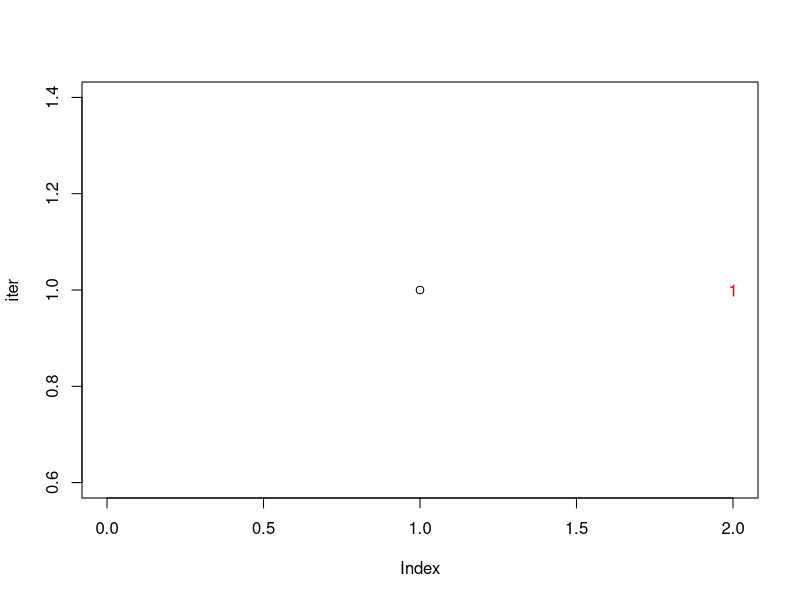
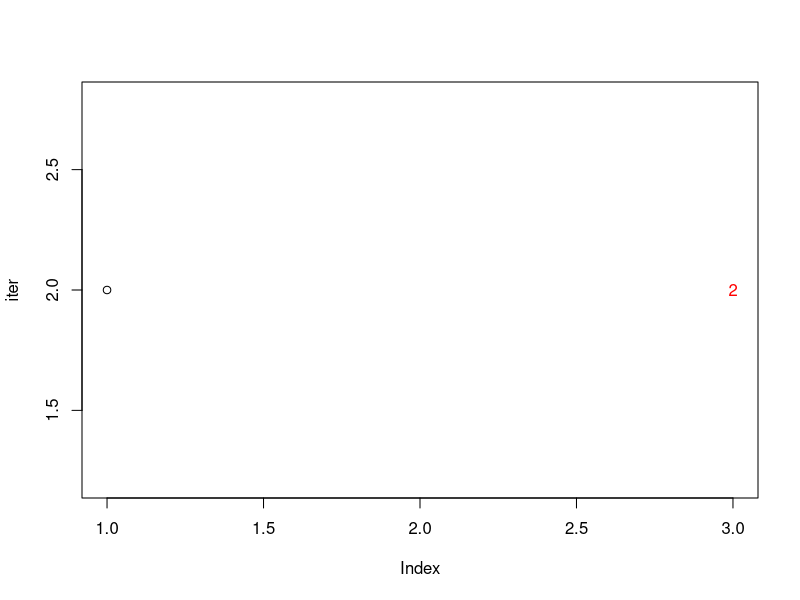
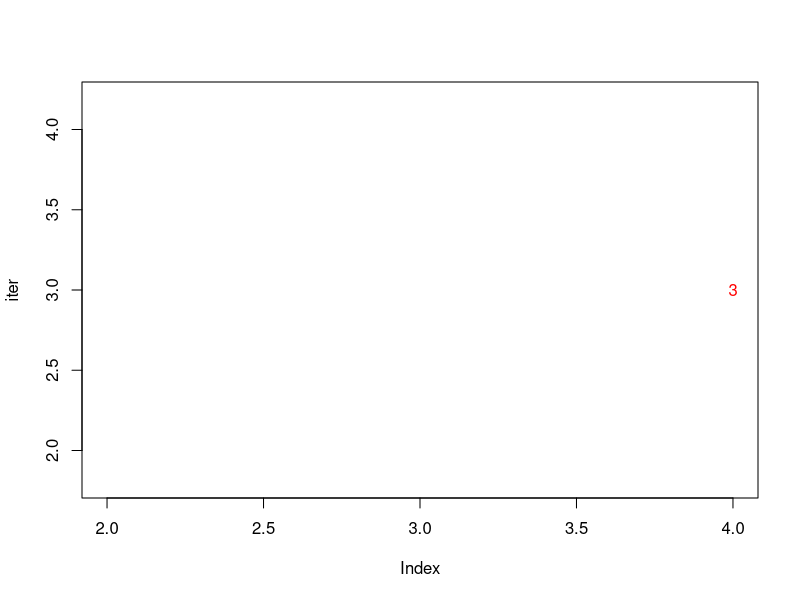
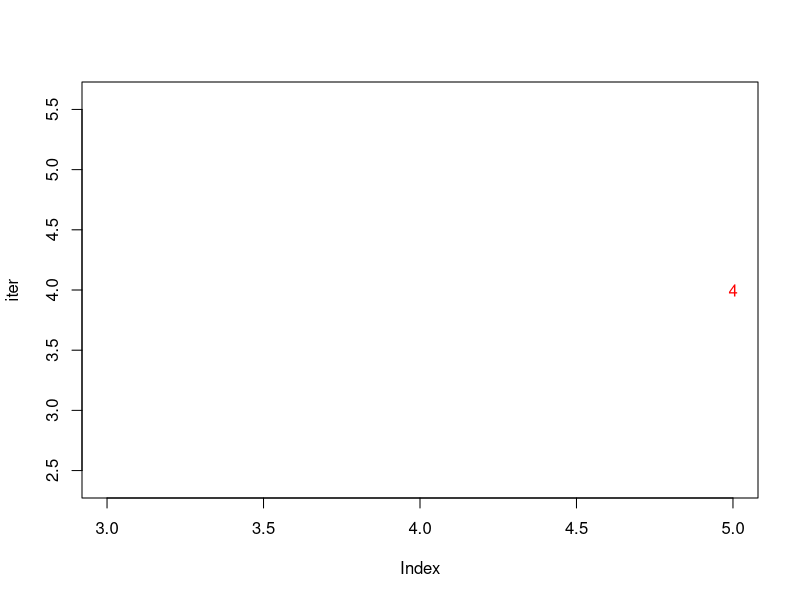
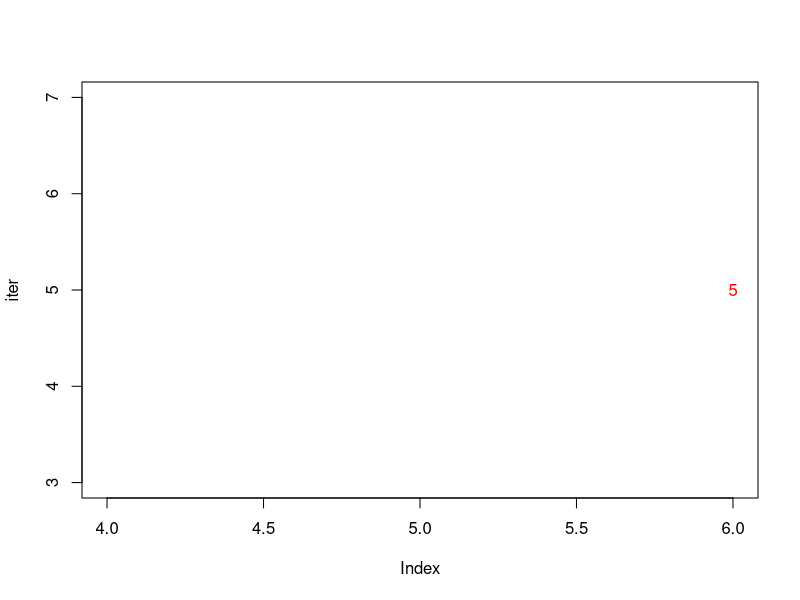
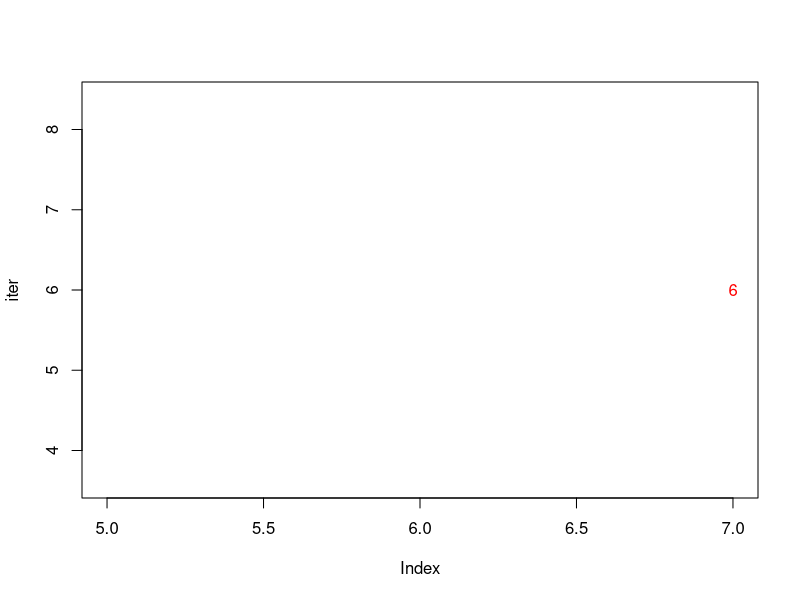
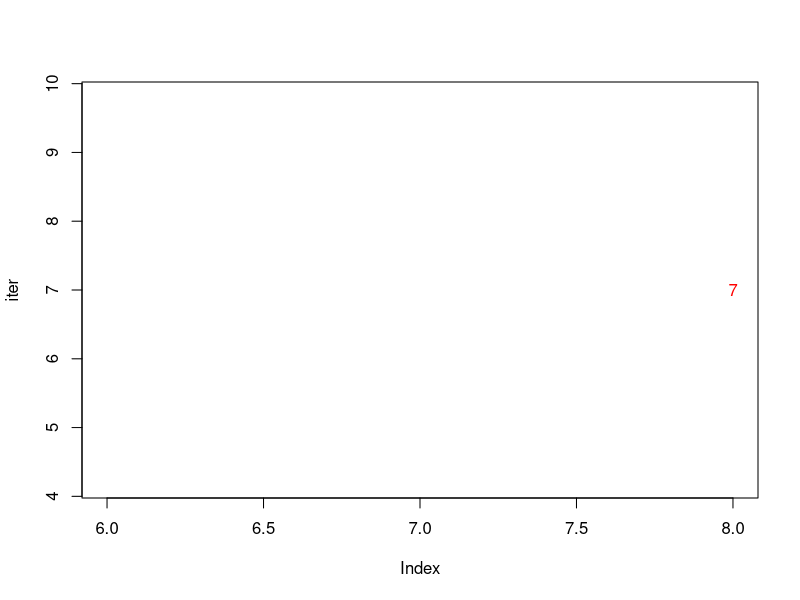
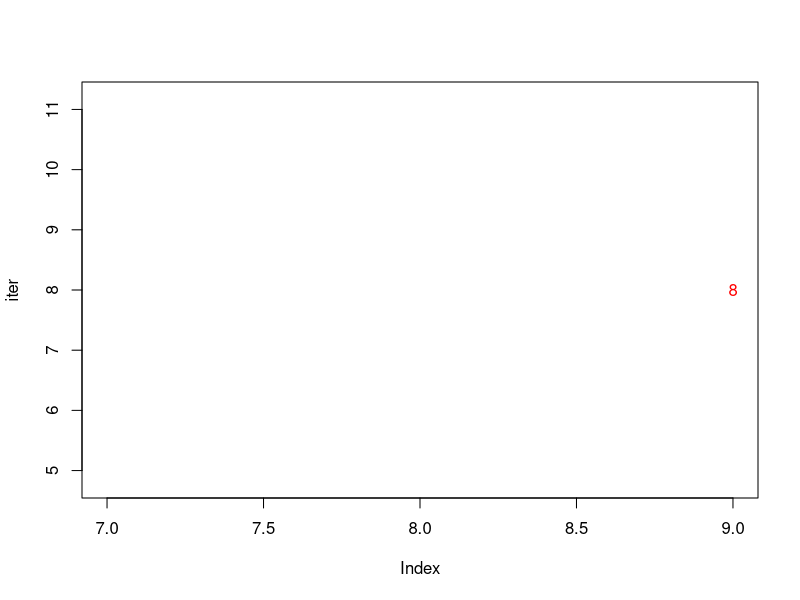

These charts were generated, in order, by the following R code: (Note: this script raises an error after producing the figures.)
# computation of the T-optimum design \nu = 1, presented in the table 5 in the standard case 
rm(list=ls())
#-----------------------------------------------------------------------------------------------------------------------
#                                                        starting values
#-----------------------------------------------------------------------------------------------------------------------
par(mfrow=c(1,1))

# the design space
x1=seq(0,30,length=225)
x2=seq(0,60,length=270)
grid=expand.grid(x1,x2)


#starting design
xstart1=c(0,30,0,30,15)
xstart2=c(0,0,60,60,30)
xstart=rbind(xstart1,xstart2)
n=ncol(xstart)


# starting weights
wstart=c(rep((1/n),n)) 


# initial parameter values
theta1=c(7.2976,4.3860,2.5821,1) #nu=1, competitive model is fixed

theta2.start=c(8.6957,8.0664,12.0566) #non competitive model is fitted
lambda=0   # lambda=0, non-comp fitted


#Maximum number of algorithm iterations
max.iter=200
efficiency <- numeric(max.iter)


THETA.HAT=matrix(0,max.iter,3)
num.max=numeric(max.iter)
#-----------------------------------------------------------------------------------------------------------------------
#                                                        THETA.HAT
#-----------------------------------------------------------------------------------------------------------------------
iter=0
delta.0=0
psi.0=1

while(iter< max.iter){
  iter=iter+1
  plot(iter,xlim=c(iter-1,iter+1))
  text(x=iter+1,y=iter,iter,col="red")
  
  #first step optimization (minimization with respect to parameters of the fitted model)
  Tp.theta=function(par){
    theta21=par[1]
    theta22=par[2]
    theta23=par[3]
    
    eta1=(theta1[1]*xstart[1,])/ ((theta1[2]*(1+(xstart[2,]/theta1[3]))) + xstart[1,]*(1+(((1-theta1[4])*xstart[2,])/theta1[3]))) #10
    eta2=(theta21*xstart[1,])/ ((theta22*(1+(xstart[2,]/theta23)))+xstart[1,]*(1+(((1-lambda)*xstart[2,])/theta23))) #11
    eta3=wstart*(eta1-eta2)^2
    
    log(sum(eta3))
  }
  
  
  theta2.hat=optim(par=theta2.start,Tp.theta,lower=c(0.001,0.001,0.001),upper=c(Inf,Inf,Inf),method="L-BFGS-B")$par
  theta21.hat=theta2.hat[1]
  theta22.hat=theta2.hat[2]
  theta23.hat=theta2.hat[3]
  THETA.HAT[iter,]=theta2.hat
  
  theta2.start=theta2.hat
  
  #-----------------------------------------------------------------------------------------------------------------------
  #                                                        X.HAT
  #-----------------------------------------------------------------------------------------------------------------------
  #delta_1 in T-optimality definition (lack of fit sum of squares when the competitive model is fixed)
  DELTA=function(TETA1,TETA2){
    ETA1=(TETA1[1]*xstart[1,])/((TETA1[2]*(1+(xstart[2,]/TETA1[3])))+(xstart[1,]*(1+((xstart[2,]*(1-TETA1[4]))/TETA1[3])))) 
    ETA2=(TETA2[1]*xstart[1,])/((TETA2[2]*(1+(xstart[2,]/TETA2[3])))+xstart[1,]*(1+(((1-TETA2[4])*xstart[2,])/TETA2[3]))) 
    ETA3=sum(wstart*((ETA1-ETA2)^2))
    ETA3
  }
  DELTA1=DELTA(theta1,c(theta2.hat,lambda))
  #----------------------------------------------------
  
  #second step optimization (maximization with respect to design points)
  psi=function(xest11,xest22){
    xest1=xest11
    xest2=xest22
    eta11=(theta1[1]*xest1)/ ((theta1[2]*(1+(xest2/theta1[3]))) + xest1*(1+(((1-theta1[4])*xest2)/theta1[3])))
    eta22=(theta21.hat*xest1)/ ((theta22.hat*(1+(xest2/theta23.hat))) + xest1*(1+(((1-lambda)*xest2)/theta23.hat)))
    eta33=(eta11-eta22)^2
    eta33/DELTA1  
  }
  
  psi.vec=psi(grid[,1],grid[,2])
  num.max[iter]=which.max(psi.vec)
  x.hat=c(grid[num.max[iter],1],grid[num.max[iter],2])
  
  
  xstart=cbind(xstart,x.hat)
  alpha=1/(iter+1)
  wstart=c(((1-alpha)*wstart),alpha)
  design=rbind(xstart,wstart)
  n=ncol(xstart)
  
  
  delta.0=Tp.theta(theta2.hat)
  psi.0=psi(x.hat[1],x.hat[2])
  efficiency[iter]=delta.0/psi.0 
  if(efficiency[iter]>=0.99999)break
  
}
#-----------------------------------------------------------------------------------------------
# some information fur further use

THETA.HAT[1:10,]
#----------------------------------------------------
#optimum designs
design1.uniq=uniquecombs(t(design[-3,]))
count1=attr(design1.uniq,"index")
count2=unique(sort(count1))
weight=numeric(nrow(design1.uniq))
for(j in 1:length(count2)){
  m=which(count1==count2[j])
  weight[j]=sum(t(design)[m,3])
}

design.opt=cbind(design1.uniq,weight)
design.opt


# If the optimum support point are more that four, according to T-optimal deigns reported in Atkinson (2012)
# while they may differ only a little,
# this means the algorithm may only need higher numbers of iterations.
# here, support points with considerable weights are chosen
mm=which(design.opt[,3]>0.01)
design.opt[mm,]

